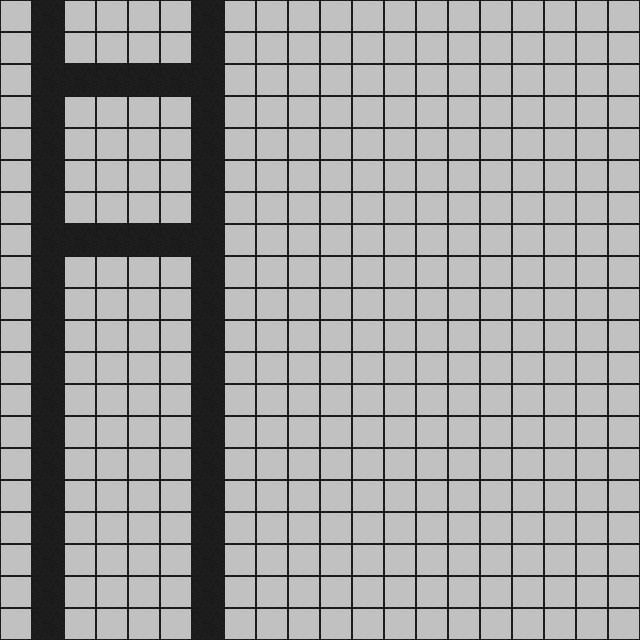

A level layout from a 2D game, rendered from its tile map. Below: a short description, then the map file with its tile-grid data intact:
An orthogonal 20x20 tile map with 32x32 px tiles, 1 tile layer (Tile Layer 1) and 18 objects (4x wall, 4x car, 4x sign, 3x light, 3x pjesak).

<map version="1.10" tiledversion="1.10.2" orientation="orthogonal" renderorder="right-down" width="20" height="20" tilewidth="32" tileheight="32" infinite="0" nextlayerid="7" nextobjectid="20">
 <tileset firstgid="1" source="str.tsx" />
 <layer id="1" name="Tile Layer 1" width="20" height="20">
  <data encoding="csv">
49,25,49,49,49,49,25,49,49,49,49,49,49,49,49,49,49,49,49,49,
49,25,49,49,49,49,25,49,49,49,49,49,49,49,49,49,49,49,49,49,
49,25,25,25,25,25,25,49,49,49,49,49,49,49,49,49,49,49,49,49,
49,25,49,49,49,49,25,49,49,49,49,49,49,49,49,49,49,49,49,49,
49,25,49,49,49,49,25,49,49,49,49,49,49,49,49,49,49,49,49,49,
49,25,49,49,49,49,25,49,49,49,49,49,49,49,49,49,49,49,49,49,
49,25,49,49,49,49,25,49,49,49,49,49,49,49,49,49,49,49,49,49,
49,25,25,25,25,25,25,49,49,49,49,49,49,49,49,49,49,49,49,49,
49,25,49,49,49,49,25,49,49,49,49,49,49,49,49,49,49,49,49,49,
49,25,49,49,49,49,25,49,49,49,49,49,49,49,49,49,49,49,49,49,
49,25,49,49,49,49,25,49,49,49,49,49,49,49,49,49,49,49,49,49,
49,25,49,49,49,49,25,49,49,49,49,49,49,49,49,49,49,49,49,49,
49,25,49,49,49,49,25,49,49,49,49,49,49,49,49,49,49,49,49,49,
49,25,49,49,49,49,25,49,49,49,49,49,49,49,49,49,49,49,49,49,
49,25,49,49,49,49,25,49,49,49,49,49,49,49,49,49,49,49,49,49,
49,25,49,49,49,49,25,49,49,49,49,49,49,49,49,49,49,49,49,49,
49,25,49,49,49,49,25,49,49,49,49,49,49,49,49,49,49,49,49,49,
49,25,49,49,49,49,25,49,49,49,49,49,49,49,49,49,49,49,49,49,
49,25,49,49,49,49,25,49,49,49,49,49,49,49,49,49,49,49,49,49,
49,25,49,49,49,49,25,49,49,49,49,49,49,49,49,49,49,49,49,49
</data>
 </layer>
 <objectgroup id="2" name="walls" visible="0">
  <object id="1" type="wall" x="32" y="224" width="32" height="32">
   <properties>
    <property name="forbidden" value="left" />
   </properties>
  </object>
  <object id="2" type="wall" x="32" y="64" width="32" height="32">
   <properties>
    <property name="forbidden" value="left" />
   </properties>
  </object>
  <object id="3" type="wall" x="192" y="64" width="32" height="32">
   <properties>
    <property name="forbidden" value="right" />
   </properties>
  </object>
  <object id="4" type="wall" x="192" y="224" width="32" height="32">
   <properties>
    <property name="forbidden" value="right" />
   </properties>
  </object>
 </objectgroup>
 <objectgroup id="5" name="lights" visible="0">
  <object id="14" type="light" x="160" y="288" width="96" height="32">
   <properties>
    <property name="direction" value="down" />
   </properties>
  </object>
  <object id="18" type="light" x="160" y="416" width="96" height="32">
   <properties>
    <property name="direction" value="down" />
   </properties>
  </object>
  <object id="19" type="light" x="160" y="544" width="96" height="32">
   <properties>
    <property name="direction" value="down" />
   </properties>
  </object>
 </objectgroup>
 <objectgroup id="6" name="pjesaci" visible="0">
  <object id="15" type="pjesak" x="160" y="320" width="96" height="32">
   <properties>
    <property name="direction" value="right" />
   </properties>
  </object>
  <object id="16" type="pjesak" x="160" y="448" width="96" height="32">
   <properties>
    <property name="direction" value="left" />
   </properties>
  </object>
  <object id="17" type="pjesak" x="160" y="576" width="96" height="32">
   <properties>
    <property name="direction" value="right" />
   </properties>
  </object>
 </objectgroup>
 <objectgroup id="3" name="cars" visible="0">
  <object id="5" type="car" x="32" y="128" width="32" height="32">
   <properties>
    <property name="action" value="drive" />
    <property name="orientation" value="up" />
    <property name="turn" value="right" />
   </properties>
  </object>
  <object id="6" type="car" x="32" y="288" width="32" height="32">
   <properties>
    <property name="action" value="drive" />
    <property name="orientation" value="up" />
   </properties>
  </object>
  <object id="7" type="car" x="32" y="448" width="32" height="32">
   <properties>
    <property name="action" value="drive" />
    <property name="orientation" value="up" />
   </properties>
  </object>
  <object id="8" type="car" x="32" y="608" width="32" height="32">
   <properties>
    <property name="action" value="drive" />
    <property name="orientation" value="up" />
   </properties>
  </object>
 </objectgroup>
 <objectgroup id="4" name="signs" visible="0">
  <object id="10" type="sign" x="128" y="64" width="32" height="32">
   <properties>
    <property name="default" value="right" />
    <property name="orientation" value="right" />
    <property name="turn" value="r" />
   </properties>
  </object>
  <object id="11" type="sign" x="32" y="128" width="32" height="32">
   <properties>
    <property name="default" value="right" />
    <property name="orientation" value="up" />
    <property name="turn" value="r" />
   </properties>
  </object>
  <object id="12" type="sign" x="96" y="224" width="32" height="32">
   <properties>
    <property name="default" value="right" />
    <property name="orientation" value="left" />
    <property name="turn" value="r" />
   </properties>
  </object>
  <object id="13" type="sign" x="192" y="160" width="32" height="32">
   <properties>
    <property name="default" value="right" />
    <property name="orientation" value="down" />
    <property name="turn" value="rf" />
   </properties>
  </object>
 </objectgroup>
</map>
